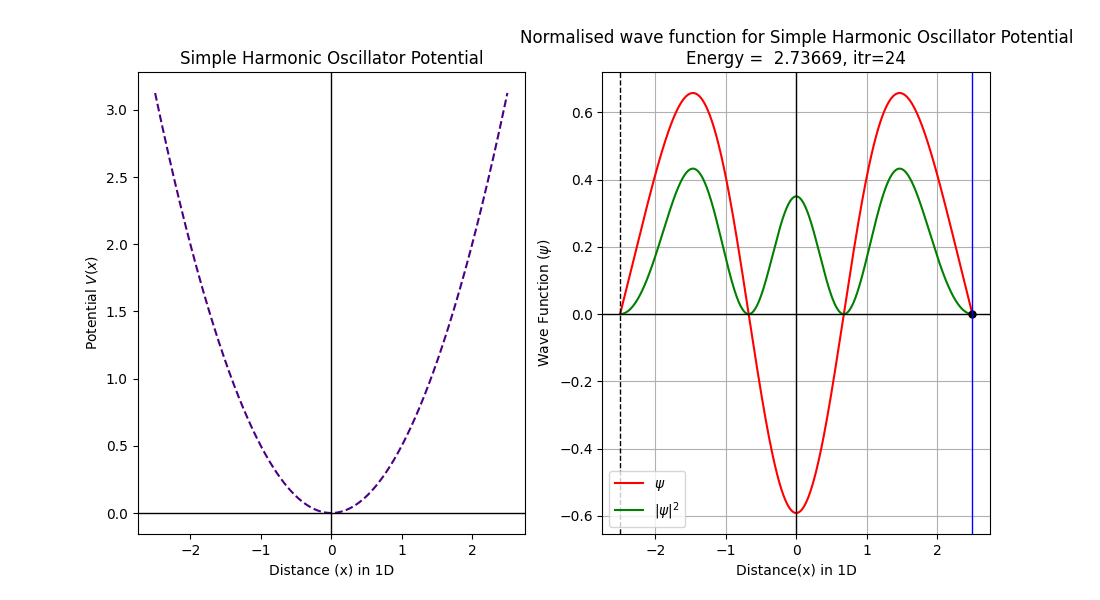

Write Python code to recreate this figure.
#Solution of Schrodinger's 1D wave equation for Simple Harmonic Oscillator potential
#Numerov Method

import numpy as np
import matplotlib.pyplot as plt
from scipy.integrate import simpson


#Define the dimensionless potential
def V(x):
    omega=1
    return x**2/2

nodes=int(input('Enter the number of nodes : ')) 
  
#Boundary conditions for a wave function
x0,y0,xn,yn=-2.5,0,2.5,0
n=1000
x,h=np.linspace(x0,xn,n,retstep='True')
psi=np.zeros(n)
psi[0],psi[1]=0,0.001

#Numerov method with shooting parameter E as energy
def SHO(E):
    k=2*(E-V(x))            #Parameter from Time Independent Schrodinger Equation
    for i in range(1,n-1):   
       psi[i+1]=(2*(1-(5/12)*h**2*k[i])*psi[i]-(1+(1/12)*h**2*k[i-1])*psi[i-1])/(1+(1/12)*h**2*k[i+1])
    return psi 



#Bisection method for proper choice of energy
D=eval(input('Enter the maximum energy value : '))
energies=np.arange(0,D,0.1)
H=[]
for i in energies:
    hits=SHO(i)[-1]
    H.append(hits)
    
plt.figure(figsize=(11,6))
Eigen_Energy=[]
for i in range(1,len(energies)):
    a=np.signbit(H[i-1])
    b=np.signbit(H[i])
    if a!=b:
        E1=energies[i-1]
        E2=energies[i]
        itr=0.0
        while True:
            E3=(E1+E2)/2
            if SHO(E3)[-1]==0:
                break
            if SHO(E1)[-1]*SHO(E3)[-1]>0:
                E1=E3
            else:
                E2=E3
            itr=itr+1
            acc=abs(E1-E2)
            if acc<0.00000001:
                break
        Eigen_Energy.append(E3)

        
#Normalisation of wave function
N=1/np.sqrt(simpson(SHO(Eigen_Energy[nodes])*SHO(Eigen_Energy[nodes]),x=x))
solution=N*SHO(Eigen_Energy[nodes])

#Plotting and printing
plt.subplot(121)
plt.plot(x,V(x),'--',color='indigo')
plt.ylabel(r'Potential $V(x)$')
plt.xlabel('Distance (x) in 1D')
plt.title('Simple Harmonic Oscillator Potential')
plt.axhline(color='black',lw=1)
plt.axvline(color='black',lw=1)
   
plt.subplot(122)
plt.plot(x,solution,'r',lw=1.5,label=r'$\psi$')
plt.plot(x,solution**2,'g',lw=1.5,label=r'$|\psi|^2$')
plt.plot(x[-1],SHO(Eigen_Energy[nodes])[-1],'o',color='black',ms=5)
plt.title('Normalised wave function for Simple Harmonic Oscillator Potential\n'+r'Energy =%9.5f, itr=%2i'%(Eigen_Energy[nodes],itr))
plt.xlabel('Distance(x) in 1D')
plt.ylabel(r'Wave Function ($\psi$)')
plt.axhline(color='black',lw=1)
plt.axvline(color='black',lw=1)
plt.axvline(x=x0,color='black',lw=1,ls='--')
plt.axvline(x=xn,color='blue',lw=1)
plt.grid()
plt.legend(loc='best',prop={'size':10}) 
plt.savefig('/home/tux_blue/Desktop/GitHub/Computational-Physics-UG/Application to some physics problems/Scrodinger Equation/TISE/Numerov Method/Automated Method/Python Files/SHO.png') 
plt.show()
print('The Eigen-Energy satisfying the boundary condition is',Eigen_Energy[nodes])
     
     
